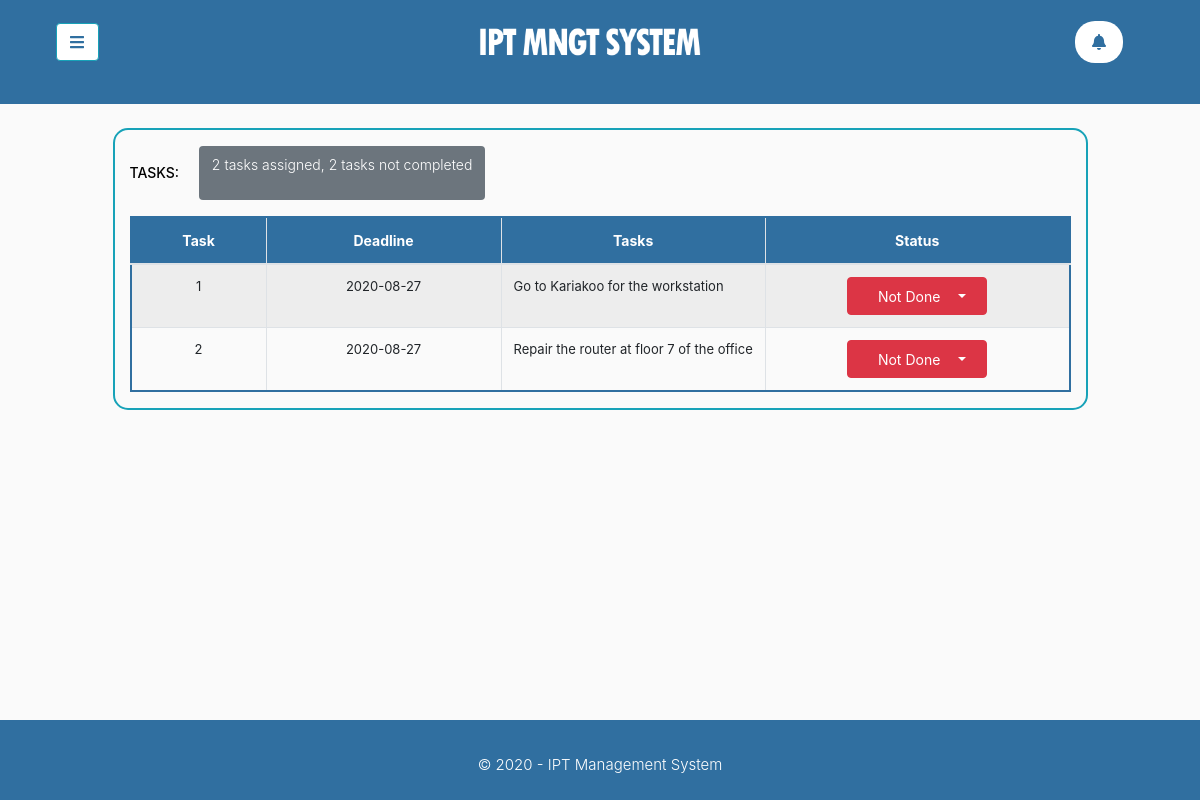
Screenshot of /student/pages/tasks.php (signed in) with the database file from the repository.
### tables this page shows
CREATE TABLE `task_info` (
  `task_id` int(11) NOT NULL,
  `StudentID` int(11) DEFAULT NULL,
  `industrial_supervisor_ID` int(11) DEFAULT NULL,
  `week` varchar(255) DEFAULT NULL,
  `deadline` varchar(255) DEFAULT NULL,
  `tasks` text DEFAULT NULL,
  `task_status` int(11) DEFAULT NULL
);

### student/pages/tasks.php (the view, shortened to what this page needs)
<?php
    include '../phpIncludes/header.php';
    $current_userID = $_SESSION ['StudentID'];
    $sql_taskCheck = "SELECT * FROM task_info WHERE StudentID = '$current_userID'";
    $run_taskStatus = $conn -> query ($sql_taskCheck);
    $number_tasks = mysqli_num_rows ($run_taskStatus);
    $last_task_id = "SELECT MAX(task_id) AS new_id FROM task_info WHERE StudentID = '$current_userID'";
    $run_last = $conn -> query ($last_task_id);
    $res_last = $run_last -> fetch_assoc();
    $sql_taskCheck_status = "SELECT * FROM task_info WHERE StudentID = '$current_userID' AND task_status = '0'";
    $run_taskStatus_not = $conn -> query ($sql_taskCheck_status);
    $number_tasks_notDone = mysqli_num_rows ($run_taskStatus_not);
?>
<div class="container-fluid">
    <div class="row mt-4">
        <div class="col-lg-12 col-12 ml-auto mr-auto" >
             <div class="col-lg-10 col-12 table-responsive mr-auto ml-auto col-mt-5" style="border: 2px solid #17A2B8; border-radius: 15px;">
                            <div class="row"><div class="col-lg-6">
                            <p style="color:black; font-weight:500;" class="mt-3"> <span id='btn_txt'>TASKS: </span>
                               <button class='ml-3 btn' style='background-color: #6C757D'>
                               <?php
                                   echo"
                               <p style='color:white; font-size:14px;'>".$number_tasks." tasks assigned, ".$number_tasks_notDone." tasks not completed</p>
                               ";?>
                               </button></p>
                                 </div>
                            </div>
                               <form method="post" action="../phpIncludes/task_submit.inc.php">
                                <table class="table table-hover text-nowrap table-bordered table-striped " style="border: 2px solid #306FA0; font-size: 13px; border-radius: 20px;">
                  <thead style='background-color: #306FA0; color:white; border: 2px solid #306FA0;'>
                    <tr class='text-center'>
                      <th><span id='hd_txt'>Task </span></th>
                      <th><span id='hd_txt'>Deadline</span></th>
                      <th><span id='hd_txt'>Tasks</span></th>
                      <th><span id='hd_txt'>Status</span></th>
                    </tr>
                  </thead>
                   <tbody>
                   <?php
                       $loop2 = 1;
                       $op = 1;
                       while ($loop2 <= $res_last['new_id']){
                           $get_task = "SELECT * FROM task_info WHERE StudentID = '$current_userID' AND task_id ='$loop2'";
                           $run_task_query = $conn -> query ($get_task);
                           $res_tasks = $run_task_query -> fetch_assoc();
                           $num_res = mysqli_num_rows ($run_task_query);
                            if ($num_res != 0){
                           echo "
                           <tr>
                              <td class='text-center'>".$op."</td>
                              <td class='text-center'>".$res_tasks['deadline']."</td>"
                               ;
                           if ((strlen($res_tasks['tasks'])) < 30){
                               echo "<td>".$res_tasks['tasks']."</td>";
                           }else {
                               echo "<td style='width: 200px; '>".$res_tasks['tasks']."</td>";
                           }
                           if (($res_tasks['task_status'] == '0') || ($res_tasks['task_status'] == '')) {
                               echo "<td class='text-center'>
                               <div class='dropdown'>
                                    <button class='btn btn-danger dropdown-toggle btn".$loop2." col-6' type='button' id='dropdownMenuButton' data-toggle='dropdown' aria-haspopup='true' aria-expanded='false'>
                                    <span id='btn_txt' class='done_txt".$loop2." mr-3' name='done_txt?".$loop2."'>Not Done</span>
                                    </button>
                                    <div class='dropdown-menu' aria-labelledby='dropdownMenuButton' id='btn".$loop2."'>
                                    <a class='dropdown-item' href='?status=t.".$loop2."#btn".$loop2."' onclick='select_taskDone(\"Done\", ".$loop2.", ".$res_tasks['task_id'].", t)'><span id='btn_txt'>Done</span></a>
                                    <a class='dropdown-item' href='?status=f.".$loop2."#btn".$loop2."' onclick='select_taskDone(\"Not Done\", ".$loop2.", ". $res_tasks['task_id'].", f)'><span id='btn_txt'>Not Done</span></a>
                                    ";
                               ?>
                        <?php
                               echo"
                                    </div>
                                    </div>
                               </td>
                               <script type='text/javascript'>
                                function select_taskDone(y, z, i){
                                    var text_concat = '.done_txt'+z;
                                    $(text_concat).text(y);
                                    if (y == 'Done'){
                                    var btn_concat = '.btn'+z;
                                        $(btn_concat).removeClass('btn-danger');
                                        $(btn_concat).addClass('btn-success');
                                    }
                                    if (y == 'Not Done'){
                                    var btn_concat = '.btn'+z;
                                        $(btn_concat).removeClass('btn-success');
                                        $(btn_concat).addClass('btn-danger');
                                    }
                                }
                               </script>
                               ";
                           }
                                $op = $op + 1;
                       }
                           $loop2 = $loop2 + 1;
                       }
                    ?>
                  </tbody>
                </table>
                 </form>
                            </div>
        </div>
    </div>
</div>
</div>
<?php
    include '../phpIncludes/footer2.php';
?>
    </body>
</html>

### student/styles/sidebar.css (style rules this page uses)
body { background: #fafafa; }
p { font-size: 1.1em; font-weight: 300; line-height: 1.7em; color: #999; }
.dropdown-toggle::after { display: block; position: absolute; top: 50%; right: 20px; transform: translateY(-50%); }

### student/pages/tasks.php (style rules this page uses)
.table { border: 0.5px solid #000000; }
#btn_txt { font-size: 14px; }
#hd_txt { font-size: 14px; }

### rows the page displays
task_info: deadline "2020-08-27", tasks "Go to Kariakoo for the workstation"
task_info: deadline "2020-08-27", tasks "Repair the router at floor 7 of the office"

### other values shown
$number_tasks "2"
$number_tasks_notDone "2"
